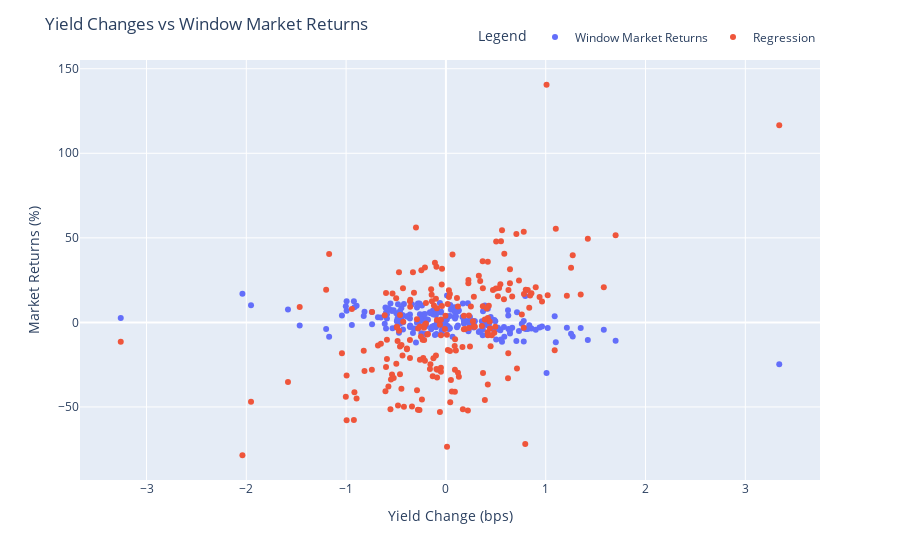
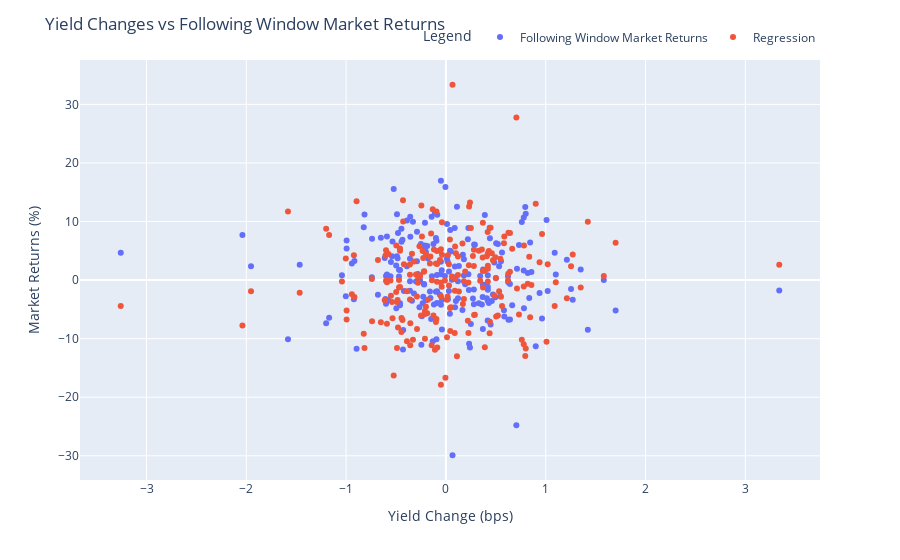
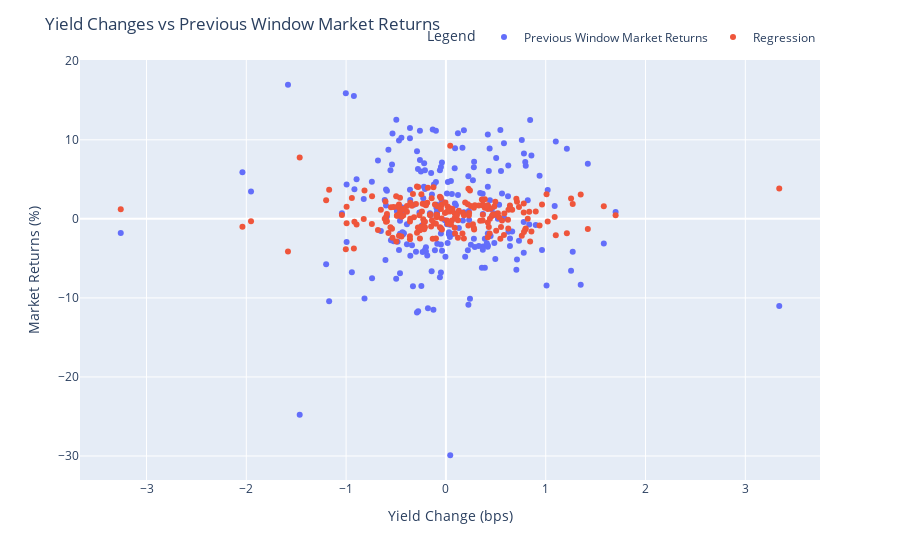

The cell these charts' notebook holds for them, in order:
### Code cell
for column in ['Window Market Returns', 'Following Window Market Returns', 'Previous Window Market Returns']:

    # Fit OLS regression model
    model = sm.OLS(rates_vs_market[column], sm.add_constant(rates_vs_market['Window Yield Change'])).fit()
    alpha = model.params.iloc[0]
    beta = model.params.iloc[1]
    rates_vs_market['Regression'] = alpha + (beta*rates_vs_market[column])

    # Plot rates vs market
    fig = px.scatter(rates_vs_market,
            x='Window Yield Change',
            y=[column, 'Regression'],
                    width=900)

    fig.update_layout(title=f"Yield Changes vs {column}",
        xaxis_title="Yield Change (bps)",
        yaxis_title="Market Returns (%)",
        legend=dict(title='Legend',
                                orientation="h",
                                yanchor="bottom",
                                y=1.02,
                                xanchor="right",
                                x=1))

    fig.show()

### Figure 1 — Plotly figure (JSON) as saved in the notebook; plotly's stock layout.template omitted (floating-point values rounded to 4 significant figures; data arrays with more than 128 entries replaced by an {"elided": "..."} marker saying what was removed)
{"data": [{"hovertemplate": "variable=Window Market Returns<br>Window Yield Change=%{x}<br>value=%{y}<extra></extra>", "legendgroup": "Window Market Returns", "marker": {"color": "#636efa", "symbol": "circle"}, "mode": "markers", "name": "Window Market Returns", "orientation": "v", "showlegend": true, "type": "scatter", "x": {"elided": "214 float values"}, "xaxis": "x", "y": {"elided": "214 float values"}, "yaxis": "y"}, {"hovertemplate": "variable=Regression<br>Window Yield Change=%{x}<br>value=%{y}<extra></extra>", "legendgroup": "Regression", "marker": {"color": "#EF553B", "symbol": "circle"}, "mode": "markers", "name": "Regression", "orientation": "v", "showlegend": true, "type": "scatter", "x": {"elided": "214 float values"}, "xaxis": "x", "y": {"elided": "214 float values"}, "yaxis": "y"}], "layout": {"legend": {"orientation": "h", "title": {"text": "Legend"}, "tracegroupgap": 0, "x": 1, "xanchor": "right", "y": 1.02, "yanchor": "bottom"}, "margin": {"t": 60}, "title": {"text": "Yield Changes vs Window Market Returns"}, "width": 900, "xaxis": {"anchor": "y", "domain": [0, 1], "title": {"text": "Yield Change (bps)"}}, "yaxis": {"anchor": "x", "domain": [0, 1], "title": {"text": "Market Returns (%)"}}}}

### Figure 2 — Plotly figure (JSON) as saved in the notebook; plotly's stock layout.template omitted (floating-point values rounded to 4 significant figures; data arrays with more than 128 entries replaced by an {"elided": "..."} marker saying what was removed)
{"data": [{"hovertemplate": "variable=Following Window Market Returns<br>Window Yield Change=%{x}<br>value=%{y}<extra></extra>", "legendgroup": "Following Window Market Returns", "marker": {"color": "#636efa", "symbol": "circle"}, "mode": "markers", "name": "Following Window Market Returns", "orientation": "v", "showlegend": true, "type": "scatter", "x": {"elided": "214 float values"}, "xaxis": "x", "y": {"elided": "214 float values"}, "yaxis": "y"}, {"hovertemplate": "variable=Regression<br>Window Yield Change=%{x}<br>value=%{y}<extra></extra>", "legendgroup": "Regression", "marker": {"color": "#EF553B", "symbol": "circle"}, "mode": "markers", "name": "Regression", "orientation": "v", "showlegend": true, "type": "scatter", "x": {"elided": "214 float values"}, "xaxis": "x", "y": {"elided": "214 float values"}, "yaxis": "y"}], "layout": {"legend": {"orientation": "h", "title": {"text": "Legend"}, "tracegroupgap": 0, "x": 1, "xanchor": "right", "y": 1.02, "yanchor": "bottom"}, "margin": {"t": 60}, "title": {"text": "Yield Changes vs Following Window Market Returns"}, "width": 900, "xaxis": {"anchor": "y", "domain": [0, 1], "title": {"text": "Yield Change (bps)"}}, "yaxis": {"anchor": "x", "domain": [0, 1], "title": {"text": "Market Returns (%)"}}}}

### Figure 3 — Plotly figure (JSON) as saved in the notebook; plotly's stock layout.template omitted (floating-point values rounded to 4 significant figures; data arrays with more than 128 entries replaced by an {"elided": "..."} marker saying what was removed)
{"data": [{"hovertemplate": "variable=Previous Window Market Returns<br>Window Yield Change=%{x}<br>value=%{y}<extra></extra>", "legendgroup": "Previous Window Market Returns", "marker": {"color": "#636efa", "symbol": "circle"}, "mode": "markers", "name": "Previous Window Market Returns", "orientation": "v", "showlegend": true, "type": "scatter", "x": {"elided": "214 float values"}, "xaxis": "x", "y": {"elided": "214 float values"}, "yaxis": "y"}, {"hovertemplate": "variable=Regression<br>Window Yield Change=%{x}<br>value=%{y}<extra></extra>", "legendgroup": "Regression", "marker": {"color": "#EF553B", "symbol": "circle"}, "mode": "markers", "name": "Regression", "orientation": "v", "showlegend": true, "type": "scatter", "x": {"elided": "214 float values"}, "xaxis": "x", "y": {"elided": "214 float values"}, "yaxis": "y"}], "layout": {"legend": {"orientation": "h", "title": {"text": "Legend"}, "tracegroupgap": 0, "x": 1, "xanchor": "right", "y": 1.02, "yanchor": "bottom"}, "margin": {"t": 60}, "title": {"text": "Yield Changes vs Previous Window Market Returns"}, "width": 900, "xaxis": {"anchor": "y", "domain": [0, 1], "title": {"text": "Yield Change (bps)"}}, "yaxis": {"anchor": "x", "domain": [0, 1], "title": {"text": "Market Returns (%)"}}}}
